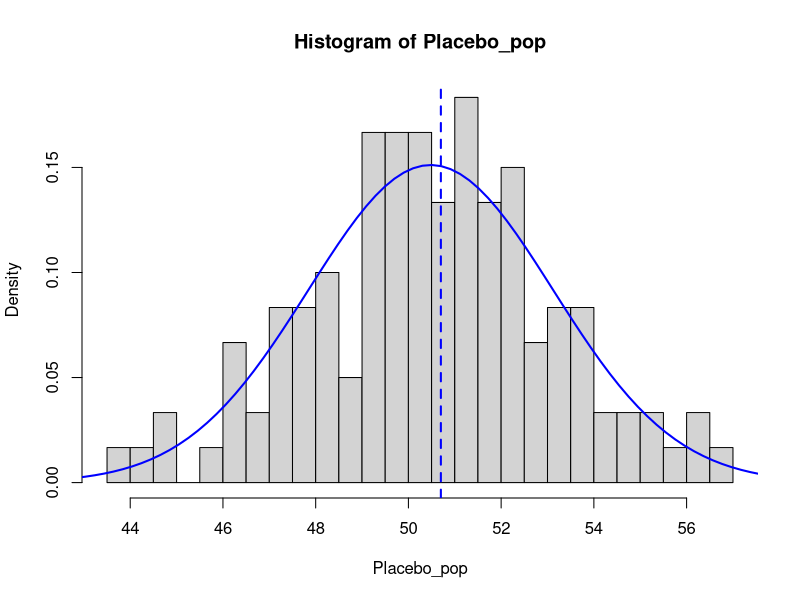

Recreate this plot in R.
## ---- chunk 1
knitr::opts_chunk$set(echo = TRUE, collapse = TRUE)
## ---- chunk 2
# population data
Placebo_pop = read.csv("placebo_pop.csv", header = FALSE)
Placebo_pop = Placebo_pop[,1]  # turn the data into a simple vector

# sample data
Placebo = c(54,51,58,44,55,52,42,47,58,46)
Drug = c(54,73,53,70,73,68,52,65,65,60)
## ---- chunk 3

## check the parameters from the true population
paste("Pop. mean = ",round(mean(Placebo_pop),3),
      " ; Pop. SD = ",round(sd(Placebo_pop),4))

## visualize the results
hist(Placebo_pop, breaks=20, freq=FALSE)
xfit = seq(40,60,length=100)
yfit = dnorm(xfit,mean=mean(Placebo_pop),sd=sd(Placebo_pop))
lines(xfit,yfit,col="blue",lwd = 2)
abline(v = mean(Placebo), col="blue", lwd=2, lty=2)
abline(v = mean(Drug), col="red", lwd=2, lty=2)  # off scale
## ---- chunk 4
 ## check the parameters from the true population
paste("Pop. mean = ",round(mean(Placebo_pop),3),
      " ; Pop. SD = ",round(sd(Placebo_pop),4))

## check the parameters from the estimated population
paste("Sample mean = ",round(mean(Placebo),3),
      " ; Sample SD = ",round(sd(Placebo),4))
## ---- chunk 5
## t_critical: t-score for 97.5% area
## also need degrees of freedom for this distribution (length - 1)

# Placebo and Drug are the same length so this works for both
t_0.975 = qt(p = .975, df = length(Placebo)-1)
paste0("t_crit = ",round(t_0.975,4))

# placebo SEM
Pmean = mean(Placebo)
Pse=sd(Placebo)/sqrt(length(Placebo))

# drug SEM
Dmean = mean(Drug)
Dse=sd(Drug)/sqrt(length(Drug))

# placebo and drug 95% CI
c(Pmean - Pse * t_0.975, Pmean + Pse * t_0.975)
c(Dmean - Dse * t_0.975, Dmean + Dse * t_0.975)
## ---- chunk 6
# to add later
## ---- chunk 7
# Placebo sample
t.test(Placebo, mu=mean(Placebo_pop))

# Drug sample
t.test(Drug, mu=mean(Placebo_pop))
## ---- chunk 8
t.test(Placebo, mu=mean(Placebo_pop))$conf.int[1:2]
t.test(Drug, mu=mean(Placebo_pop))$conf.int[1:2]
## ---- chunk 9
# mean difference
mean_diff = mean(Drug) - mean(Placebo)  # 12.6
mean_diff

# SE of the difference
se_diff = sqrt ( var(Placebo)/length(Placebo) + 
                   var(Drug) /length(Drug) )
se_diff

# critical t-value
t_crit = abs(qt(p=0.025, df=18))  # same as qt(p=0.975, df=18)
t_crit

# 95% CI
c(mean_diff - t_crit * se_diff, mean_diff +  t_crit * se_diff)
## ---- chunk 10
# compute the test statistic for the mean difference
t_score = mean_diff / se_diff
t_score

# compute a two-sided p-value
2*pt(q = t_score, 
     df = (length(Placebo)+length(Drug)-2), 
     lower.tail = F)

# perform two versions of a 2-sample test using R
t.test(Drug, Placebo, var.equal = T)  # equal variances
t.test(Drug, Placebo, var.equal = F)  # Welch (unequal variances)
## ---- chunk 11
pair_diff = Drug-Placebo

se_diff = sd(pair_diff)/sqrt(length(pair_diff))
t_stat = mean(pair_diff)/se_diff
t_stat
2*pt(t_stat, df=9, lower.tail = F)
## ---- chunk 12
# one-sample test: sample diff vs. Exp(mu) = 0
t.test(pair_diff, mu=0)

# paired t-test: t.test(treatment, control, ...)
t.test(Drug, Placebo, paired = T, var.equal = T)
